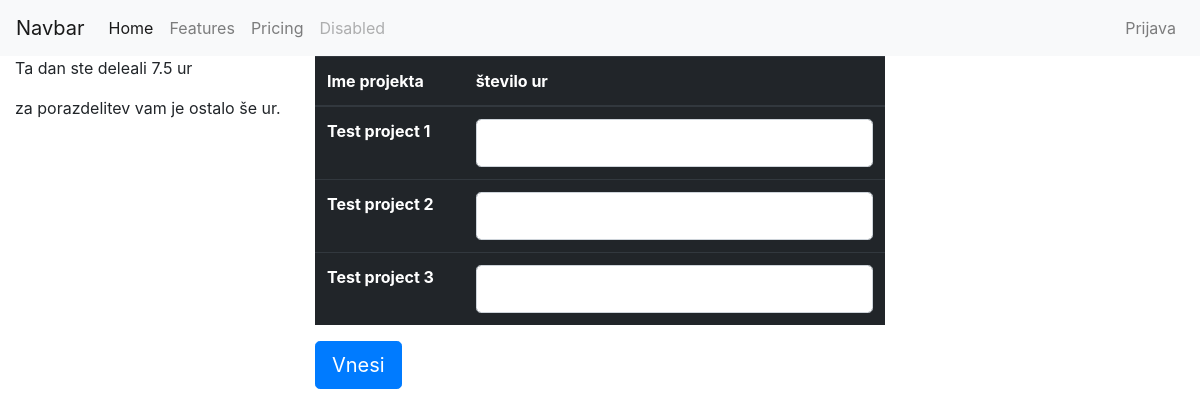
/user_admin/1/divide/14/, run on the app's committed database.
### user_admin/models.py (models this page shows, shortened)
class Projects(models.Model):
    TYPE_CHOICES = (
        ('S', 'Slovenski'),
        ('M', 'Mednarodni'),
    )
    title = models.CharField(max_length=255)
    project_type = models.CharField(max_length=1, choices=TYPE_CHOICES)
    project_budget = models.DecimalField(max_digits=10, decimal_places=2)
    project_ends = models.DateField()

### user_admin/views.py (the view)
# urls.py: path('<int:user_id>/divide/<int:work_day_id>/', views.divide_work_day, name="divide_work_day"),
def divide_work_day(request, user_id, work_day_id):
    work_day = get_object_or_404(WorkDay, pk=work_day_id)
    hours_worked = ((work_day.end_time.hour*60 + work_day.end_time.minute) - (work_day.start_time.hour*60 + work_day.start_time.minute))/60
    available_projects = Projects.objects.all()
    calc = 0
    for item in available_projects:
        calc+=1
    WDFormset = formset_factory(WorkOnProjectForm, extra=calc)
    if request.method == 'POST':
        temp = 1
        formset = WDFormset(request.POST)
        if formset.is_valid():
            for form in formset:
                inst = form.save(commit=False)
                inst.project_id = temp
                temp+=1
                inst.work_day_id = work_day_id
                if form.is_valid():
                    form.save()
                else:
                    print("ooooooooooo")
            return redirect('work_month_single', request.user.id, work_day.day.year, work_day.day.month)
        else:
            print("zzzzzZZZZzzzz")
    else:
        formset = WDFormset()
    return render(request, 'user_admin/divide_work_day.html', {'hours_worked': hours_worked, 'available_projects': available_projects, 'formset': formset})

### user_admin/templates/user_admin/divide_work_day.html (shortened to what this page needs)
{% extends 'base.html' %}
{% block content %}
    <div class="row">
        <div class="col-3">
            <p>Ta dan ste deleali <span class="hours-worked">{{ hours_worked }}</span> ur</p>
            <p>za porazdelitev vam je ostalo še  ur.</p>
        </div>
        <div class="col-6">
            <form class="divide-form" method="post" action="">
                <table class="table table-dark">
                    <thead>
                        <tr>
                            <th scope="col">Ime projekta</th>
                            <th scope="col">število ur</th>
                        </tr>
                    </thead>
                    <tbody>
                        {% for form in formset %}
                            {% with forloop.counter as x %}
                                <tr>
                                    {% for project in available_projects %}
                                        {% if project.id == x %}<th scope="row">{{ project.title }}</th>{% endif %}
                                    {% endfor %}
                                    {% for field in form %}
                                        {% if field.name == 'hours_worked' %}<td>{{ field }}</td>{% endif %}
                                    {% endfor %}
                                </tr>
                            {% endwith %}
                        {% endfor %}
                    </tbody>
                </table>
                <button type="submit" class="btn btn-primary btn-lg">Vnesi</button>
                <div class="row">
                    <div class="col-4">
                    </div>
                    <div class="alertz col-4">
                    </div>
                </div>
            </form>
        </div>
    </div>
{% endblock %}

### data on the page
Projects: title "Test project 1"
Projects: title "Test project 2"
Projects: title "Test project 3"

### other printed values
{{ hours_worked }} "7.5"
